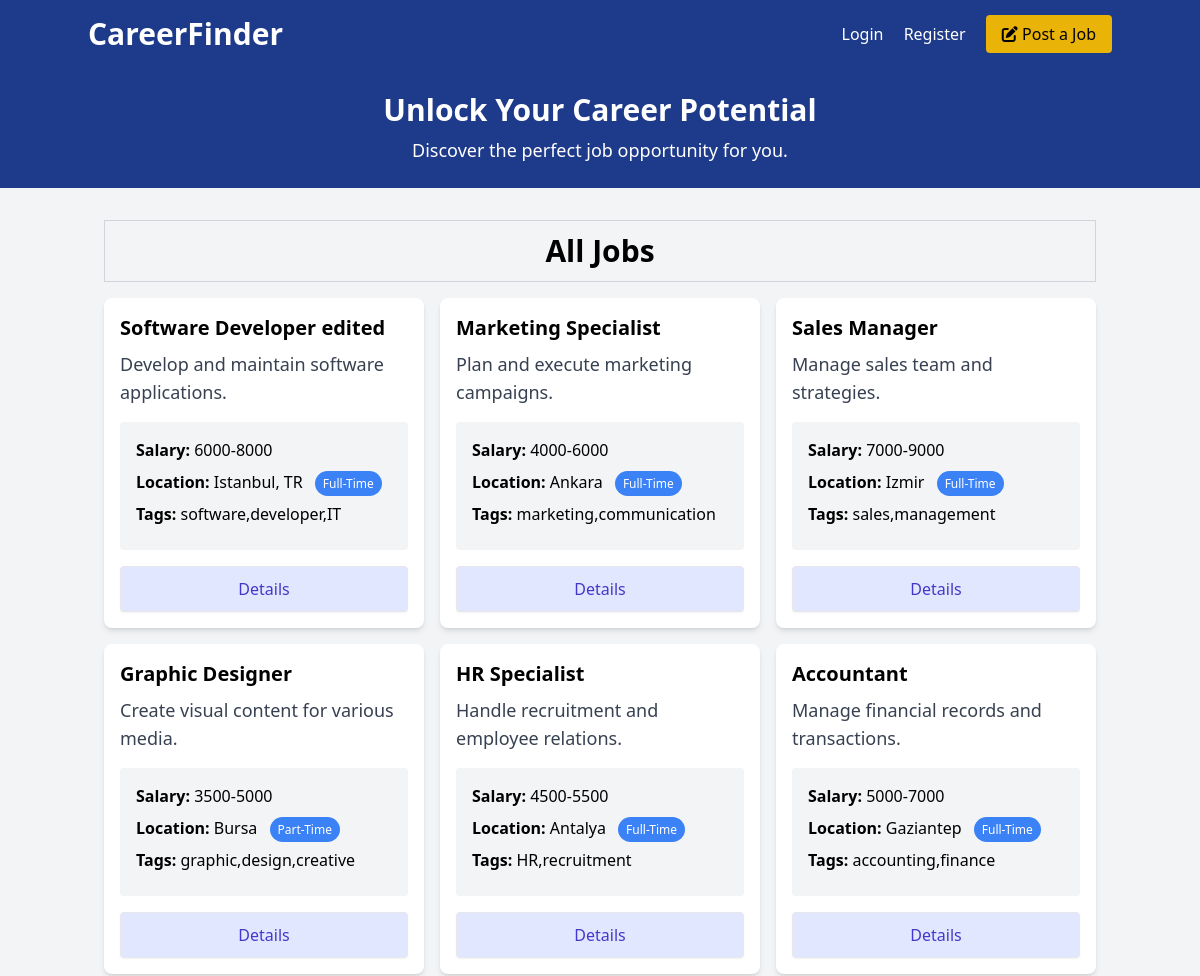
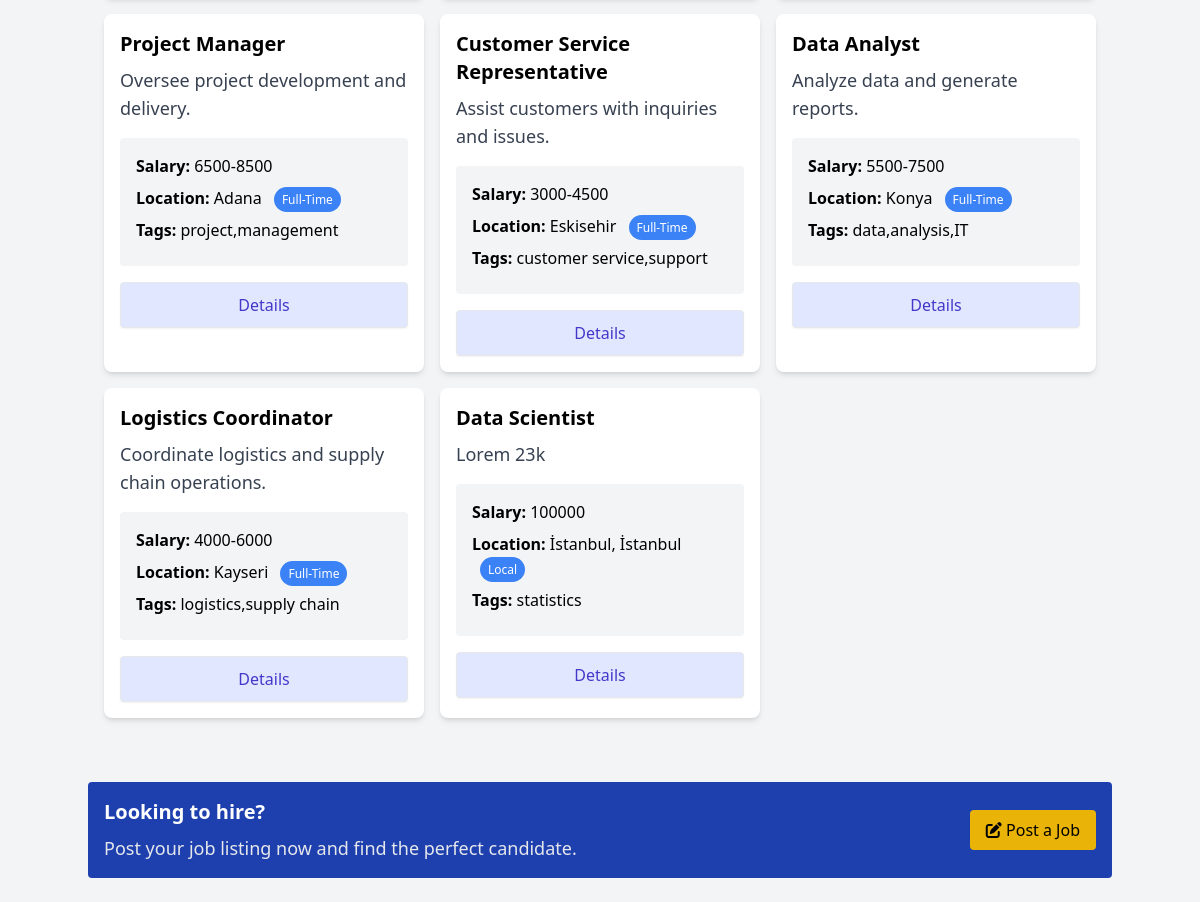
Screenshot of /listings.php with the database file from the repository (2 pictures, top to bottom).
### tables this page shows
CREATE TABLE jobs (
        id INTEGER PRIMARY KEY AUTOINCREMENT,
        title TEXT NOT NULL,
        description TEXT NOT NULL,
        salary TEXT NOT NULL,
        location TEXT NOT NULL,
        type TEXT NOT NULL,
        tags TEXT NOT NULL,
        requirements TEXT NOT NULL,
        benefits TEXT NOT NULL,
        company TEXT NOT NULL,
        address TEXT NOT NULL,
        city TEXT NOT NULL,
        state TEXT NOT NULL,
        phone TEXT NOT NULL,
        email TEXT NOT NULL,
        creator_email TEXT NOT NULL,
        created_at TEXT DEFAULT CURRENT_TIMESTAMP
    );

### listings.php (the view)
<?php include 'templates/header.php'; ?>
<section class="bg-blue-900 text-white py-6 text-center">
    <div class="container mx-auto">
        <h2 class="text-3xl font-semibold">Unlock Your Career Potential</h2>
        <p class="text-lg mt-2">Discover the perfect job opportunity for you.</p>
    </div>
</section>
<section>
    <div class="container mx-auto p-4 mt-4">
        <div class="text-center text-3xl mb-4 font-bold border border-gray-300 p-3">All Jobs</div>
        <div class="grid grid-cols-1 md:grid-cols-3 gap-4 mb-6">
            <?php
            include 'config.php';
            $stmt = $pdo->query("SELECT * FROM jobs ORDER BY created_at DESC");
            while ($job = $stmt->fetch()) {
                echo '<div class="rounded-lg shadow-md bg-white">
                        <div class="p-4">
                            <h2 class="text-xl font-semibold">' . htmlspecialchars($job["title"]) . '</h2>
                            <p class="text-gray-700 text-lg mt-2">' . htmlspecialchars($job["description"]) . '</p>
                            <ul class="my-4 bg-gray-100 p-4 rounded">
                                <li class="mb-2"><strong>Salary:</strong> ' . htmlspecialchars($job["salary"]) . '</li>
                                <li class="mb-2"><strong>Location:</strong> ' . htmlspecialchars($job["location"]) . '
                                    <span class="text-xs bg-blue-500 text-white rounded-full px-2 py-1 ml-2">' . htmlspecialchars($job["type"]) . '</span>
                                </li>
                                <li class="mb-2"><strong>Tags:</strong> ' . htmlspecialchars($job["tags"]) . '</li>
                            </ul>
                            <a href="details.php?id=' . $job["id"] . '" class="block w-full text-center px-5 py-2.5 shadow-sm rounded border text-base font-medium text-indigo-700 bg-indigo-100 hover:bg-indigo-200">Details</a>
                        </div>
                    </div>';
            }
            ?>
        </div>
    </div>
</section>
<?php include 'templates/footer.php'; ?>

### css/style.css (style rules this page uses)
html { line-height: 1.5; -webkit-text-size-adjust: 100%; -moz-tab-size: 4; -o-tab-size: 4; tab-size: 4; font-family: ui-sans-serif, system-ui, -apple-system, BlinkMacSystemFont, "Segoe UI", Roboto, "Helvetica Neue", Arial, "Noto Sans", sans-serif, "Apple Color Emoji", "Segoe UI Emoji", "Segoe UI Symbol", "Noto Color Emoji"; font-feature-settings: normal; font-variation-settings: normal; }
body { margin: 0; line-height: inherit; }
h1, h2, h3, h4, h5, h6 { font-size: inherit; font-weight: inherit; }
a { color: inherit; text-decoration: inherit; }
b, strong { font-weight: bolder; }
blockquote, dl, dd, h1, h2, h3, h4, h5, h6, hr, figure, p, pre { margin: 0; }
ol, ul, menu { list-style: none; margin: 0; padding: 0; }
.container { width: 100%; }
@media (min-width: 640px) { .container { max-width: 640px; } }
@media (min-width: 768px) { .container { max-width: 768px; } }
@media (min-width: 1024px) { .container { max-width: 1024px; } }
.mx-auto { margin-left: auto; margin-right: auto; }
.my-4 { margin-top: 1rem; margin-bottom: 1rem; }
.mb-2 { margin-bottom: 0.5rem; }
.mb-4 { margin-bottom: 1rem; }
.mb-6 { margin-bottom: 1.5rem; }
.ml-2 { margin-left: 0.5rem; }
.mt-2 { margin-top: 0.5rem; }
.mt-4 { margin-top: 1rem; }
.block { display: block; }
.grid { display: grid; }
.w-full { width: 100%; }
.grid-cols-1 { grid-template-columns: repeat(1, minmax(0, 1fr)); }
.gap-4 { gap: 1rem; }
.rounded { border-radius: 0.25rem; }
.rounded-full { border-radius: 9999px; }
.rounded-lg { border-radius: 0.5rem; }
.border { border-width: 1px; }
.border-gray-300 { --tw-border-opacity: 1; border-color: rgb(209 213 219 / var(--tw-border-opacity)); }
.bg-blue-500 { --tw-bg-opacity: 1; background-color: rgb(59 130 246 / var(--tw-bg-opacity)); }
.bg-blue-900 { --tw-bg-opacity: 1; background-color: rgb(30 58 138 / var(--tw-bg-opacity)); }
.bg-gray-100 { --tw-bg-opacity: 1; background-color: rgb(243 244 246 / var(--tw-bg-opacity)); }
.bg-indigo-100 { --tw-bg-opacity: 1; background-color: rgb(224 231 255 / var(--tw-bg-opacity)); }
.bg-white { --tw-bg-opacity: 1; background-color: rgb(255 255 255 / var(--tw-bg-opacity)); }
.p-3 { padding: 0.75rem; }
.p-4 { padding: 1rem; }
.px-2 { padding-left: 0.5rem; padding-right: 0.5rem; }
.px-5 { padding-left: 1.25rem; padding-right: 1.25rem; }
.py-1 { padding-top: 0.25rem; padding-bottom: 0.25rem; }
.py-2\.5 { padding-top: 0.625rem; padding-bottom: 0.625rem; }
.py-6 { padding-top: 1.5rem; padding-bottom: 1.5rem; }
.text-center { text-align: center; }
.text-3xl { font-size: 1.875rem; line-height: 2.25rem; }
.text-base { font-size: 1rem; line-height: 1.5rem; }
.text-lg { font-size: 1.125rem; line-height: 1.75rem; }
.text-xl { font-size: 1.25rem; line-height: 1.75rem; }
.text-xs { font-size: 0.75rem; line-height: 1rem; }
.font-bold { font-weight: 700; }
.font-medium { font-weight: 500; }
.font-semibold { font-weight: 600; }
.text-gray-700 { --tw-text-opacity: 1; color: rgb(55 65 81 / var(--tw-text-opacity)); }
.text-indigo-700 { --tw-text-opacity: 1; color: rgb(67 56 202 / var(--tw-text-opacity)); }
.text-white { --tw-text-opacity: 1; color: rgb(255 255 255 / var(--tw-text-opacity)); }
.shadow-md { --tw-shadow: 0 4px 6px -1px rgb(0 0 0 / 0.1), 0 2px 4px -2px rgb(0 0 0 / 0.1); --tw-shadow-colored: 0 4px 6px -1px var(--tw-shadow-color), 0 2px 4px -2px var(--tw-shadow-color); box-shadow: var(--tw-ring-offset-shadow, 0 0 #0000), var(--tw-ring-shadow, 0 0 #0000), var(--tw-shadow); }
.shadow-sm { --tw-shadow: 0 1px 2px 0 rgb(0 0 0 / 0.05); --tw-shadow-colored: 0 1px 2px 0 var(--tw-shadow-color); box-shadow: var(--tw-ring-offset-shadow, 0 0 #0000), var(--tw-ring-shadow, 0 0 #0000), var(--tw-shadow); }
@media (min-width: 768px) { .md\:grid-cols-3 { grid-template-columns: repeat(3, minmax(0, 1fr)); } }

### rows the page displays
jobs: title "Software Developer edited", description "Develop and maintain software applications.", salary "6000-8000", location "Istanbul, TR", type "Full-Time", tags "software,developer,IT"
jobs: title "Marketing Specialist", description "Plan and execute marketing campaigns.", salary "4000-6000", location "Ankara", type "Full-Time", tags "marketing,communication"
jobs: title "Sales Manager", description "Manage sales team and strategies.", salary "7000-9000", location "Izmir", type "Full-Time", tags "sales,management"
jobs: title "Graphic Designer", description "Create visual content for various media.", salary "3500-5000", location "Bursa", type "Part-Time", tags "graphic,design,creative"
jobs: title "HR Specialist", description "Handle recruitment and employee relations.", salary "4500-5500", location "Antalya", type "Full-Time", tags "HR,recruitment"
jobs: title "Accountant", description "Manage financial records and transactions.", salary "5000-7000", location "Gaziantep", type "Full-Time", tags "accounting,finance"
jobs: title "Project Manager", description "Oversee project development and delivery.", salary "6500-8500", location "Adana", type "Full-Time", tags "project,management"
jobs: title "Customer Service Representative", description "Assist customers with inquiries and issues.", salary "3000-4500", location "Eskisehir", type "Full-Time", tags "customer service,support"
jobs: title "Data Analyst", description "Analyze data and generate reports.", salary "5500-7500", location "Konya", type "Full-Time", tags "data,analysis,IT"
jobs: title "Logistics Coordinator", description "Coordinate logistics and supply chain operations.", salary "4000-6000", location "Kayseri", type "Full-Time", tags "logistics,supply chain"
jobs: title "Data Scientist", description "Lorem 23k", salary "100000", location "İstanbul, İstanbul", type "Local", tags "statistics"
